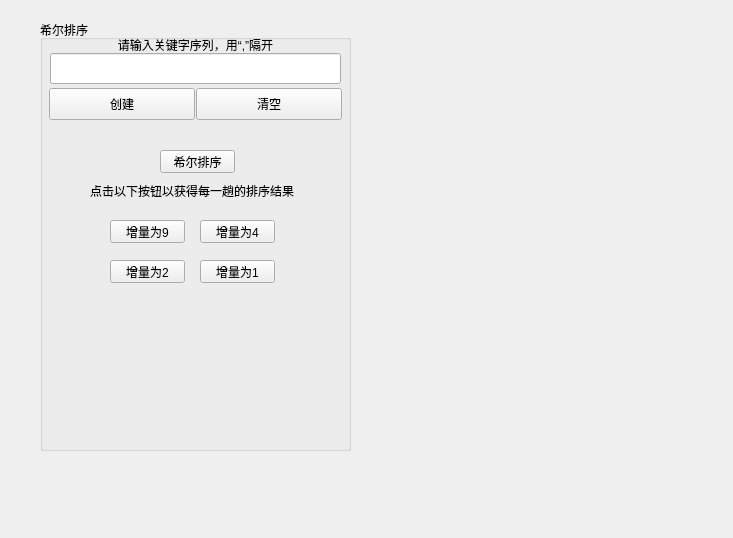
<?xml version="1.0" encoding="UTF-8"?>
<ui version="4.0">
 <class>DequeueUI</class>
 <widget class="QWidget" name="DequeueUI">
  <property name="geometry">
   <rect>
    <x>0</x>
    <y>0</y>
    <width>733</width>
    <height>538</height>
   </rect>
  </property>
  <property name="windowTitle">
   <string>Form</string>
  </property>
  <widget class="QGroupBox" name="groupBox">
   <property name="geometry">
    <rect>
     <x>40</x>
     <y>20</y>
     <width>311</width>
     <height>431</height>
    </rect>
   </property>
   <property name="title">
    <string>希尔排序</string>
   </property>
   <widget class="QLabel" name="label_3">
    <property name="geometry">
     <rect>
      <x>10</x>
      <y>15</y>
      <width>291</width>
      <height>20</height>
     </rect>
    </property>
    <property name="layoutDirection">
     <enum>Qt::LeftToRight</enum>
    </property>
    <property name="text">
     <string>&lt;html&gt;&lt;head/&gt;&lt;body&gt;&lt;p align=&quot;center&quot;&gt;请输入关键字序列，用“,”隔开&lt;/p&gt;&lt;/body&gt;&lt;/html&gt;</string>
    </property>
   </widget>
   <widget class="QPushButton" name="cleanButton">
    <property name="geometry">
     <rect>
      <x>156</x>
      <y>68</y>
      <width>146</width>
      <height>32</height>
     </rect>
    </property>
    <property name="text">
     <string>清空</string>
    </property>
   </widget>
   <widget class="QPushButton" name="createButton">
    <property name="geometry">
     <rect>
      <x>9</x>
      <y>68</y>
      <width>146</width>
      <height>32</height>
     </rect>
    </property>
    <property name="text">
     <string>创建</string>
    </property>
   </widget>
   <widget class="QLineEdit" name="dataEdit">
    <property name="geometry">
     <rect>
      <x>10</x>
      <y>33</y>
      <width>291</width>
      <height>31</height>
     </rect>
    </property>
   </widget>
   <widget class="QPushButton" name="shellsortButton">
    <property name="geometry">
     <rect>
      <x>120</x>
      <y>130</y>
      <width>75</width>
      <height>23</height>
     </rect>
    </property>
    <property name="text">
     <string>希尔排序</string>
    </property>
   </widget>
   <widget class="QPushButton" name="gap9">
    <property name="geometry">
     <rect>
      <x>70</x>
      <y>200</y>
      <width>75</width>
      <height>23</height>
     </rect>
    </property>
    <property name="text">
     <string>增量为9</string>
    </property>
   </widget>
   <widget class="QLabel" name="label">
    <property name="geometry">
     <rect>
      <x>50</x>
      <y>150</y>
      <width>251</width>
      <height>41</height>
     </rect>
    </property>
    <property name="text">
     <string>点击以下按钮以获得每一趟的排序结果</string>
    </property>
   </widget>
   <widget class="QPushButton" name="gap4">
    <property name="geometry">
     <rect>
      <x>160</x>
      <y>200</y>
      <width>75</width>
      <height>23</height>
     </rect>
    </property>
    <property name="text">
     <string>增量为4</string>
    </property>
   </widget>
   <widget class="QPushButton" name="gap2">
    <property name="geometry">
     <rect>
      <x>70</x>
      <y>240</y>
      <width>75</width>
      <height>23</height>
     </rect>
    </property>
    <property name="text">
     <string>增量为2</string>
    </property>
   </widget>
   <widget class="QPushButton" name="gap1">
    <property name="geometry">
     <rect>
      <x>160</x>
      <y>240</y>
      <width>75</width>
      <height>23</height>
     </rect>
    </property>
    <property name="text">
     <string>增量为1</string>
    </property>
   </widget>
   <widget class="QLabel" name="label_2">
    <property name="geometry">
     <rect>
      <x>80</x>
      <y>101</y>
      <width>251</width>
      <height>41</height>
     </rect>
    </property>
    <property name="text">
     <string/>
    </property>
   </widget>
  </widget>
 </widget>
 <tabstops>
  <tabstop>cleanButton</tabstop>
  <tabstop>dataEdit</tabstop>
  <tabstop>createButton</tabstop>
 </tabstops>
 <resources/>
 <connections>
  <connection>
   <sender>cleanButton</sender>
   <signal>clicked()</signal>
   <receiver>DequeueUI</receiver>
   <slot>on_clean_btn_clicked()</slot>
   <hints>
    <hint type="sourcelabel">
     <x>391</x>
     <y>176</y>
    </hint>
    <hint type="destinationlabel">
     <x>443</x>
     <y>182</y>
    </hint>
   </hints>
  </connection>
  <connection>
   <sender>createButton</sender>
   <signal>clicked()</signal>
   <receiver>DequeueUI</receiver>
   <slot>on_create_btn_clicked()</slot>
   <hints>
    <hint type="sourcelabel">
     <x>120</x>
     <y>93</y>
    </hint>
    <hint type="destinationlabel">
     <x>554</x>
     <y>60</y>
    </hint>
   </hints>
  </connection>
  <connection>
   <sender>shellsortButton</sender>
   <signal>clicked()</signal>
   <receiver>DequeueUI</receiver>
   <slot>on_shellsort_btn_clicked()</slot>
   <hints>
    <hint type="sourcelabel">
     <x>51</x>
     <y>218</y>
    </hint>
    <hint type="destinationlabel">
     <x>62</x>
     <y>307</y>
    </hint>
   </hints>
  </connection>
  <connection>
   <sender>gap9</sender>
   <signal>clicked()</signal>
   <receiver>DequeueUI</receiver>
   <slot>on_shellsortshow9_btn_clicked()</slot>
   <hints>
    <hint type="sourcelabel">
     <x>67</x>
     <y>329</y>
    </hint>
    <hint type="destinationlabel">
     <x>76</x>
     <y>481</y>
    </hint>
   </hints>
  </connection>
  <connection>
   <sender>gap4</sender>
   <signal>clicked()</signal>
   <receiver>DequeueUI</receiver>
   <slot>on_shellsortshow4_btn_clicked()</slot>
   <hints>
    <hint type="sourcelabel">
     <x>171</x>
     <y>302</y>
    </hint>
    <hint type="destinationlabel">
     <x>163</x>
     <y>491</y>
    </hint>
   </hints>
  </connection>
  <connection>
   <sender>gap2</sender>
   <signal>clicked()</signal>
   <receiver>DequeueUI</receiver>
   <slot>on_shellsortshow2_btn_clicked()</slot>
   <hints>
    <hint type="sourcelabel">
     <x>223</x>
     <y>300</y>
    </hint>
    <hint type="destinationlabel">
     <x>216</x>
     <y>493</y>
    </hint>
   </hints>
  </connection>
  <connection>
   <sender>gap1</sender>
   <signal>clicked()</signal>
   <receiver>DequeueUI</receiver>
   <slot>on_shellsortshow1_btn_clicked()</slot>
   <hints>
    <hint type="sourcelabel">
     <x>306</x>
     <y>300</y>
    </hint>
    <hint type="destinationlabel">
     <x>299</x>
     <y>498</y>
    </hint>
   </hints>
  </connection>
 </connections>
 <slots>
  <slot>on_clean_btn_clicked()</slot>
  <slot>on_create_btn_clicked()</slot>
  <slot>on_delete_btn_clicked()</slot>
  <slot>on_headinsert_btn_clicked()</slot>
  <slot>on_tailinsert_btn_clicked()</slot>
  <slot>on_locationinsert_btn_clicked()</slot>
  <slot>on_headdelete_btn_clicked()</slot>
  <slot>on_taildelete_btn_clicked()</slot>
  <slot>on_locationdelete_btn_clicked()</slot>
  <slot>on_search_btn_clicked()</slot>
  <slot>text()</slot>
  <slot>on_shellsort_btn_clicked()</slot>
  <slot>on_shellsortshow9_btn_clicked()</slot>
  <slot>on_shellsortshow4_btn_clicked()</slot>
  <slot>on_shellsortshow2_btn_clicked()</slot>
  <slot>on_shellsortshow1_btn_clicked()</slot>
 </slots>
</ui>
